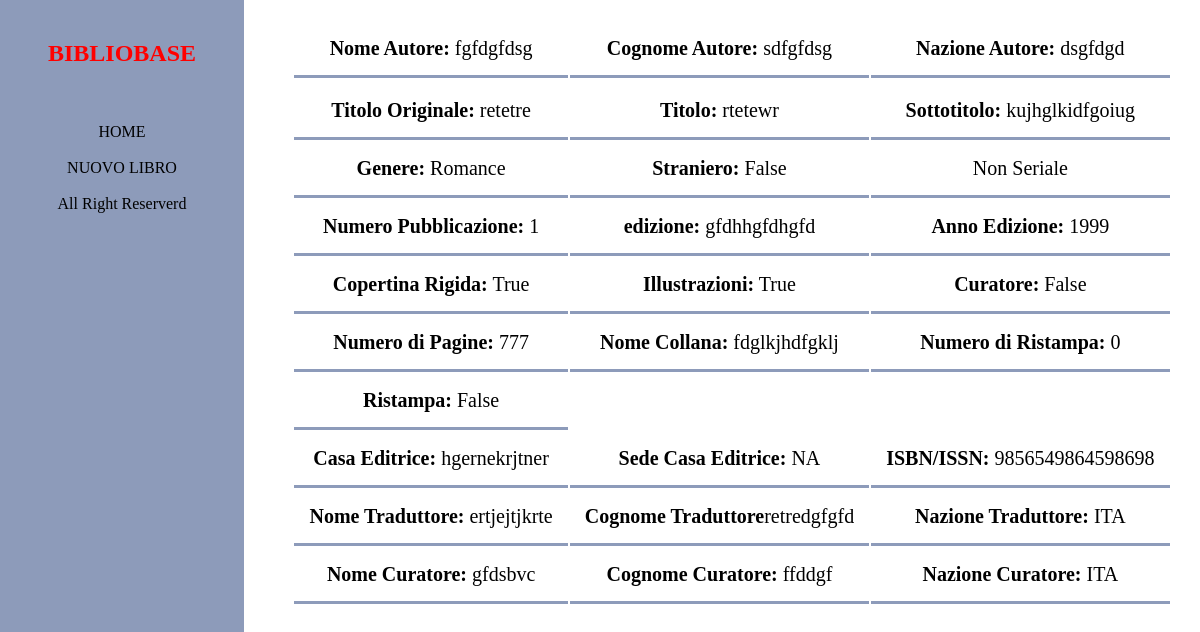
Page /detail/N732/ on the committed database.
### libri/models.py (models this page shows)
class TradAutCur(models.Model):
    CodAutore = models.CharField(max_length=4,primary_key=True)
    NomeTr = models.CharField(max_length=256)
    CognomeTr = models.CharField(max_length=256)
    NazioneTr = models.CharField(max_length=256)

class NonSeriale(models.Model):
    CodLibro = models.CharField(max_length=4, primary_key=True)
    IDCollana = models.ForeignKey(Collane,on_delete=models.RESTRICT, blank=True, null=True)
    IDCasaEd = models.ForeignKey(CasaEditrice,on_delete=models.RESTRICT)
    IDAutoreCuratore = models.ForeignKey(TradAutCur,on_delete=models.RESTRICT)
    IDPostPrefazione = models.ForeignKey(PostfazionePre,on_delete=models.RESTRICT, blank=True, null=True)
    Straniero = models.BooleanField(default=False)
    TitoloOrig = models.CharField(max_length=256, blank=True, null=True)
    Titolo = models.CharField(max_length=256)
    Sottotitolo = models.CharField(max_length=256, blank=True, null=True)
    AnnoEd = models.IntegerField()
    Illustrazioni = models.BooleanField(default=False)
    ISBN = models.CharField(max_length=13)
    Genere = models.CharField(max_length=256)
    NumPub = models.IntegerField(blank=True, null=True)
    CopertinaRigida = models.BooleanField(default=False)
    Ristampa = models.BooleanField(default=False)
    nRistampa = models.IntegerField(blank=True, null=True)
    Edizione = models.IntegerField()
    NumPagine = models.IntegerField()
    Curatore = models.BooleanField(default=False)
    Traduttore = models.ForeignKey(TradAutCur,related_name='traduttoreN',on_delete = models.RESTRICT, blank=True, null=True)
    Critico = models.ForeignKey(TradAutCur,related_name='criticoN',on_delete = models.RESTRICT, blank=True, null=True)

class Collane(models.Model):
    CodCollane = models.CharField(max_length=4, primary_key=True)
    NomeCo = models.CharField(max_length=256)

class CasaEditrice(models.Model):
    CodCasaEd = models.CharField(max_length=4, primary_key=True)
    Sede = models.CharField(max_length=256)
    NomeCa = models.CharField(max_length=256)

### libri/views.py (the view)
# urls.py: path('detail/<Cod>/',views.LibroDetailView, name='detail'),
def LibroDetailView(request,Cod):
    if request.method == 'GET':
            if Cod[0]=='N':
                ide='Non Seriale'
                query="SELECT * FROM libri_NonSeriale WHERE CodLibro=%s"
            if Cod[0]=='S':
                ide='Seriale'
                query="SELECT * FROM libri_Seriale WHERE CodLibro=%s"
            for record in NonSeriale.objects.raw(query,[Cod,]):
                CodLibro = record.CodLibro
                NomeCo = record.IDCollana.NomeCo
                Sede = record.IDCasaEd.Sede
                NomeCa = record.IDCasaEd.NomeCa
                NomeAu = record.IDAutoreCuratore.NomeTr
                CognomeAu = record.IDAutoreCuratore.CognomeTr
                NazioneAu = record.IDAutoreCuratore.NazioneTr
                NomePr = record.IDPostPrefazione.autPrefazione.NomeTr
                CognomePr = record.IDPostPrefazione.autPrefazione.CognomeTr
                NazionePr = record.IDPostPrefazione.autPrefazione.NazioneTr
                NomePo = record.IDPostPrefazione.autPostfazione.NomeTr
                CognomePo = record.IDPostPrefazione.autPostfazione.CognomeTr
                NazionePo = record.IDPostPrefazione.autPostfazione.NazioneTr
                Straniero = record.Straniero
                TitoloOrig = record.TitoloOrig
                Titolo = record.Titolo
                Sottotitolo = record.Sottotitolo
                AnnoEd = record.AnnoEd
                Illustrazioni = record.Illustrazioni
                ISBN = record.ISBN
                Genere = record.Genere
                NumPub = record.NumPub
                CopertinaRigida = record.CopertinaRigida
                Ristampa = record.Ristampa
                nRistampa = record.nRistampa
                Edizione = record.Edizione
                NumPagine = record.NumPagine
                Curatore = record.Curatore
                NomeTr = record.Traduttore.NomeTr
                CognomeTr = record.Traduttore.CognomeTr
                NazioneTr = record.Traduttore.NazioneTr
                NomeCu = record.Critico.NomeTr
                CognomeCu = record.Critico.CognomeTr
                NazioneCu = record.Critico.NazioneTr
                elemento = objlist()
                elemento.inserimento( CodLibro,  NomeCo,  Sede,  NomeCa,  NomeAu,  CognomeAu,  NazioneAu,  NomePo,  CognomePo,  NazionePo,  NomePr,  CognomePr,  NazionePr,  Straniero,  TitoloOrig,  Titolo,  Sottotitolo,  AnnoEd,  Illustrazioni,  ISBN,  Genere,  NumPub,  CopertinaRigida,  Ristampa,  nRistampa,  Edizione,  NumPagine,  Curatore,  NomeTr,  CognomeTr,  NazioneTr, NomeCu, CognomeCu, NazioneCu)
            return render(request, 'detail.html', {'context':elemento,'ide':ide})
    else:
        print("Errore")

### templates/detail.html (shortened to what this page needs)
{% load static %}
<!DOCTYPE html>
<html>
<head>
    <link rel="stylesheet" href="{% static './css/ins_style.css' %}">
</head>
<body>
    <nav>
        <h2 style="color:red;">BIBLIOBASE</h2>
        <div class="links">
            <br><br>
            <a href="{% url 'base' %}">HOME</a>
            <br><br>
            <a href="{% url 'nuovo_libro' %}">NUOVO LIBRO</a>
            <br><br>
        </div>
        <div class="cp">All Right Reserverd</div>
    </nav>
    <div class="HolyGrail-body">
        {% block content %}
        <table class="partOne">
            <tr>
                <td><b>Nome Autore:</b> {{context.NomeAu}}</td>
                <td><b>Cognome Autore:</b> {{context.CognomeAu}}</td>
                <td><b>Nazione Autore:</b> {{context.NazioneAu}}</td>
            </tr>
            <tr>
                <td><b>Titolo Originale:</b> {{context.TitoloOrig}}</td>
                <td><b>Titolo: </b>{{context.Titolo}}</td>
                {% if context.Sottotitolo is not null %}
                <td><b>Sottotitolo: </b>{{context.Sottotitolo}}</td>
                {% endif %}
            </tr>
            <tr>
                <td><b>Genere:</b> {{context.Genere}}</td>
                <td><b>Straniero:</b> {{context.Straniero}}</td>
                <td> {{ide}}</td>
            </tr>
            <tr>
                <td><b>Numero Pubblicazione: </b>{{context.NumPub}}</td>
                <td><b>edizione: </b>{{context.Edizione}}</td>
                <td><b>Anno Edizione: </b>{{context.AnnoEd}}</td>
            </tr>
            <tr>
                <td><b>Copertina Rigida:</b> {{context.CopertinaRigida}}</td>
                <td><b>Illustrazioni:</b> {{context.Illustrazioni}}</td>
                <td><b>Curatore:</b> {{context.Curatore}}</td>
            </tr>
            <tr>
                <td><b>Numero di Pagine: </b>{{context.NumPagine}}</td>
                {% if context.NomeCo is not null %}
                <td><b>Nome Collana: </b>{{context.NomeCo}}</td>
                {% endif %} {% if context.nRistampa is not null %}
                <td><b>Numero di Ristampa: </b>{{context.nRistampa}}</td>
                {% endif %}
            </tr>
            <tr>
                <td><b>Ristampa:</b> {{context.Ristampa}}</td>
            </tr>
            <tr>
                <td><b>Casa Editrice: </b>{{context.NomeCa}}</td>
                <td><b>Sede Casa Editrice: </b>{{context.Sede}}</td>
                <td><b>ISBN/ISSN: </b>{{context.ISBN_ISSN}}</td>
            </tr>
            <tr>
                {% if context.NomeTr is not null %}
                <td><b>Nome Traduttore: </b>{{context.NomeTr}}</td>
                {% endif %} {% if context.CognomeTr is not null %}
                <td><b>Cognome Traduttore</b>{{context.CognomeTr}}</td>
                {% endif %} {% if context.NazioneTr is not null %}
                <td><b>Nazione Traduttore: </b>{{context.NazioneTr}}</td>
                {% endif %}
            </tr>
            <tr>
                {% if context.NomeCu is not null %}
                <td><b>Nome Curatore: </b>{{context.NomeCu}}</td>
                {% endif %} {% if context.CognomeCu is not null %}
                <td><b>Cognome Curatore: </b>{{context.CognomeCu}}</td>
                {% endif %} {% if context.NazioneCu is not null %}
                <td><b>Nazione Curatore: </b>{{context.NazioneCu}}</td>
                {% endif %}
            </tr>
        </table>
        {% endblock content %}
    </div>
</body>
</html>

### static/css/ins_style.css (style rules this page uses)
body { margin: 0; font-family: Leelawadee; display: flex; min-height: 100vh; }
a { text-decoration: none; color: black; }
.HolyGrail-body { display: flex; flex-grow: 1; flex-direction: column; }
nav { flex-basis: 17vw; padding: 20px; background-color: rgba(91, 110, 155, 0.692); text-align: center; display: flex; flex-direction: column; }
.partOne { margin-left: 20px; text-align: center; font-size: 20px; display: flex; justify-content: center; justify-items: center; padding: 20px; }
td { border-bottom: 3px solid rgba(91, 110, 155, 0.692); padding: 15px; }

### rows in the picture
TradAutCur: NomeAu "fgfdgfdsg", CognomeAu "sdfgfdsg", NazioneAu "dsgfdgd"
NonSeriale: TitoloOrig "retetre", Titolo "rtetewr", Sottotitolo "kujhglkidfgoiug", Genere "Romance", Edizione "gfdhhgfdhgfd", ISBN_ISSN "9856549864598698"
Collane: NomeCo "fdglkjhdfgklj"
CasaEditrice: NomeCa "hgernekrjtner", Sede "NA"
TradAutCur: NomeTr "ertjejtjkrte", CognomeTr "retredgfgfd", NazioneTr "ITA"
TradAutCur: NomeCu "gfdsbvc", CognomeCu "ffddgf", NazioneCu "ITA"

### other values in the picture
{{ context.Straniero }} "False"
{{ ide }} "Non Seriale"
{{ context.NumPub }} "1"
{{ context.AnnoEd }} "1999"
{{ context.CopertinaRigida }} "True"
{{ context.Illustrazioni }} "True"
{{ context.Curatore }} "False"
{{ context.NumPagine }} "777"
{{ context.nRistampa }} "0"
{{ context.Ristampa }} "False"
